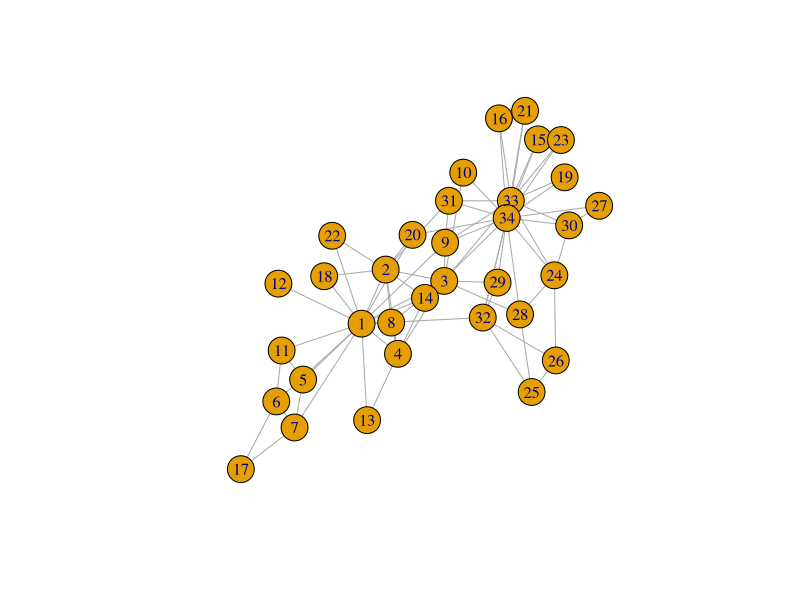
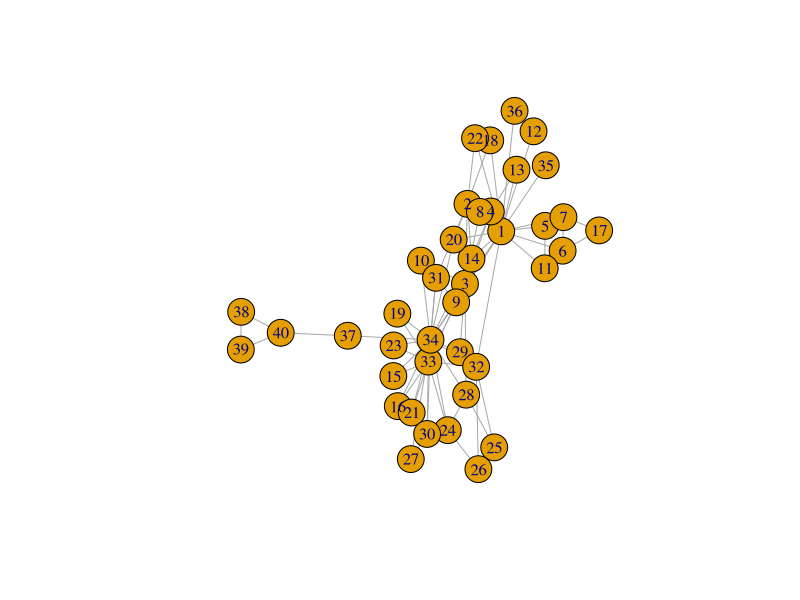
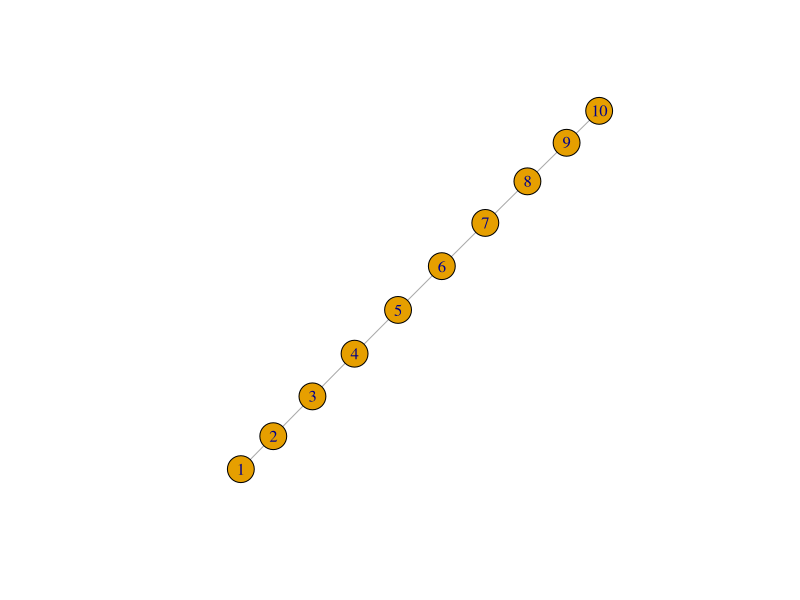
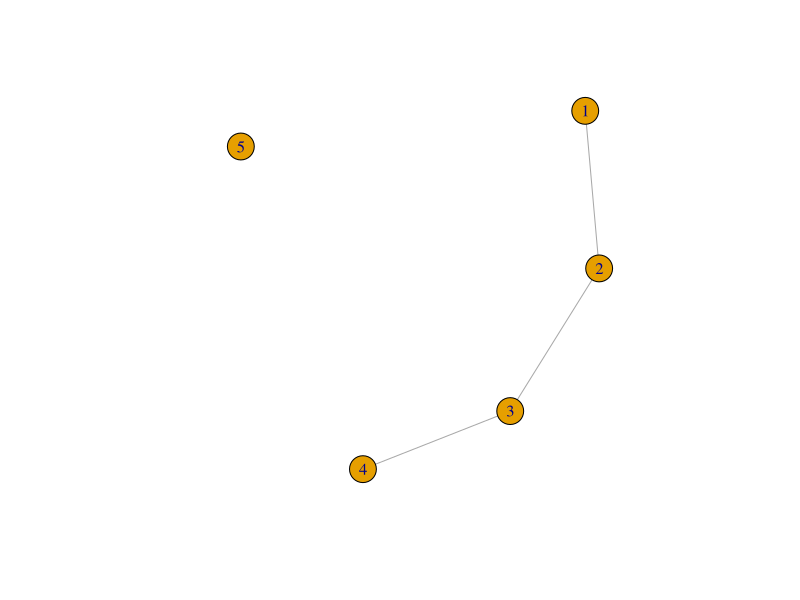
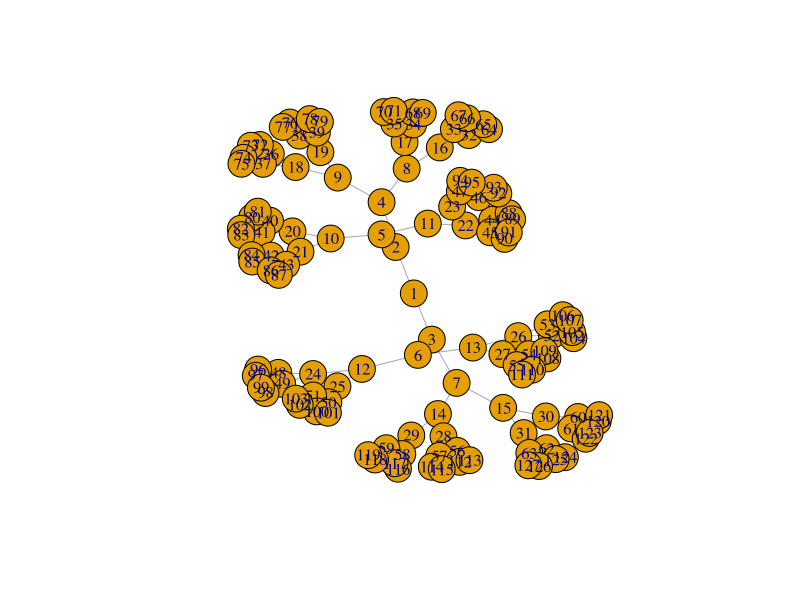
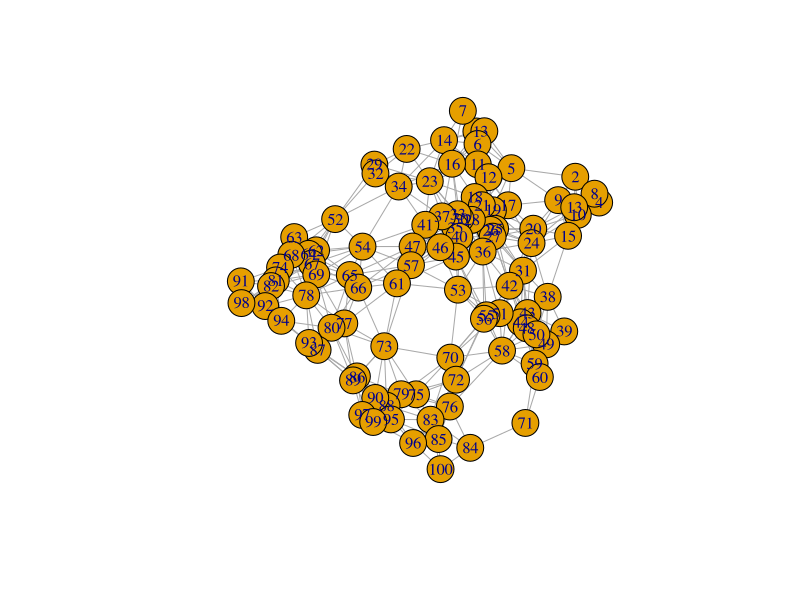
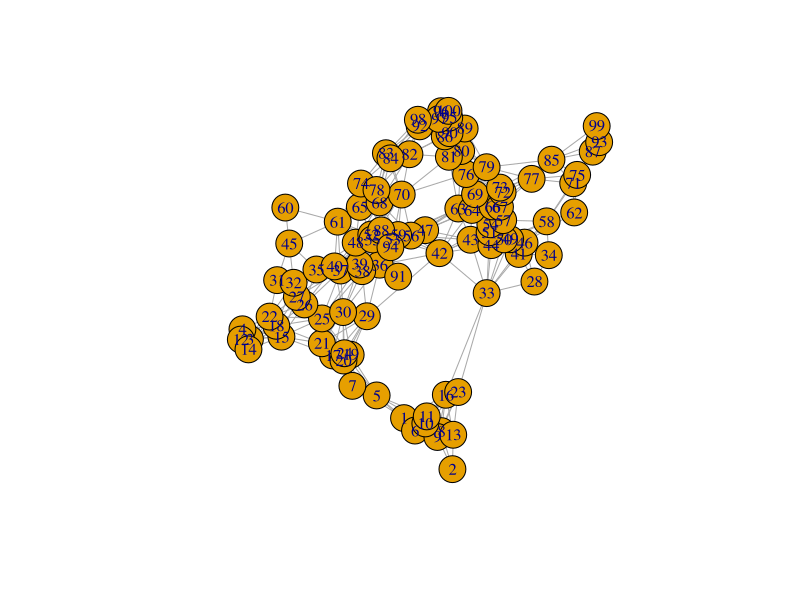
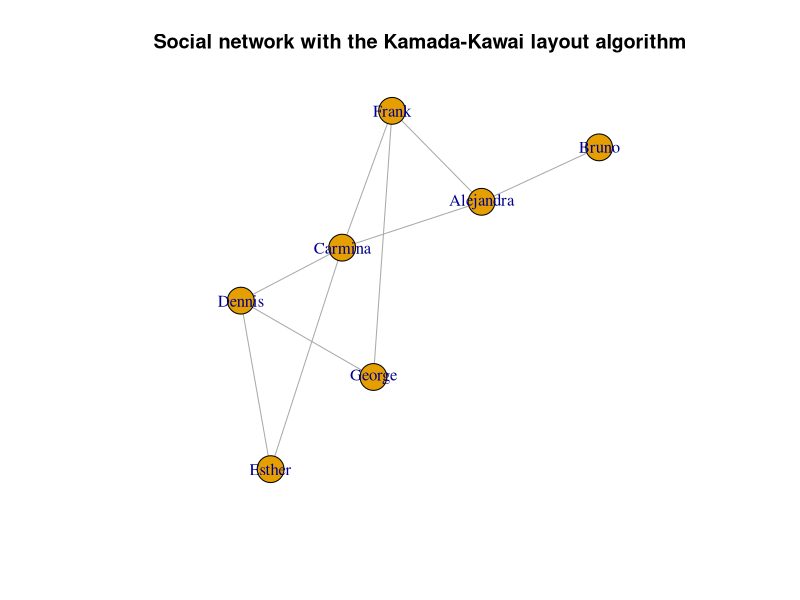

These figures' R source, in order:
## ---- chunk 1
# install.packages("igraph")
library(igraph)
## ---- chunk 2
g <- make_empty_graph()
## ---- chunk 3
g <- make_graph(edges = c(1,2, 1,5), n=10, directed = FALSE)
## ---- chunk 4
g
## ---- chunk 5
summary(g)
## ---- chunk 6
g <- make_graph('Zachary')
## ---- chunk 7
plot(g)
## ---- chunk 8
g <- add_vertices(g, 3)
## ---- chunk 9
g <- add_edges(g, edges = c(1,35, 1,36, 34,37))
## ---- chunk 10
g <- g %>% add_edges(edges=c(1,34)) %>% add_vertices(3) %>%
     add_edges(edges=c(38,39, 39,40, 40,38, 40,37))
g

plot(g)
## ---- chunk 11
get.edge.ids(g, c(1,34))
## ---- chunk 12
g <- delete_edges(g, 82)
## ---- chunk 13
g <- make_ring(10) %>% delete_edges("10|1")
plot(g)
## ---- chunk 14
g <- make_ring(5)
g <- delete_edges(g, get.edge.ids(g, c(1,5, 4,5)))
plot(g)
## ---- chunk 15
graph1 <- make_tree(127, 2, mode = "undirected")
summary(graph1)
plot(graph1)
## ---- chunk 16
graph2 <- make_tree(127, 2, mode = "undirected")
## ---- chunk 17
identical_graphs(graph1,graph2)
## ---- chunk 18
graph1 <- sample_grg(100, 0.2)
summary(graph1)
plot(graph1)
## ---- chunk 19
graph2 <- sample_grg(100, 0.2)
identical_graphs(graph1, graph2)
plot(graph2)
## ---- chunk 20
isomorphic(graph1, graph2)
## ---- chunk 21
g <- make_graph(~ Alice-Bob:Claire:Frank, Claire-Alice:Dennis:Frank:Esther,
                George-Dennis:Frank, Dennis-Esther)
## ---- chunk 22
V(g)$age <- c(25, 31, 18, 23, 47, 22, 50) 
V(g)$gender <- c("f", "m", "f", "m", "m", "f", "m")
E(g)$is_formal <- c(FALSE, FALSE, TRUE, TRUE, TRUE, FALSE, TRUE, FALSE, FALSE)
summary(g)
## ---- chunk 23
E(g)$is_formal
E(g)$is_formal[1] <- TRUE
E(g)$is_formal
## ---- chunk 24
g$date <- c("2022-02-11")
graph_attr(g, "date")
## ---- chunk 25
match(c("George"), V(g)$name)
## ---- chunk 26
V(g)$name[1:3] <- c("Alejandra", "Bruno", "Carmina")
V(g)
## ---- chunk 27
g <- delete_vertex_attr(g, "gender")
V(g)$gender
## ---- chunk 28
degree(g)
## ---- chunk 29
degree(g, 7)
## ---- chunk 30
degree(g, v=c(3,4,5))
## ---- chunk 31
degree(g, v=c("Carmina", "Frank", "Dennis"))
## ---- chunk 32
degree(g, "Bruno")
## ---- chunk 33
edge_betweenness(g)
## ---- chunk 34
ebs <- edge_betweenness(g)
as_edgelist(g)[ebs == max(ebs), ]
## ---- chunk 35
which.max(degree(g))
## ---- chunk 36
graph <- graph.full(n=10)
only_odd_vertices <- which(V(graph)%%2==1)
length(only_odd_vertices)
## ---- chunk 37
seq <- V(graph)[2, 3, 7]
seq
## ---- chunk 38
seq <- seq[1, 3]    # filtering an existing vertex set
seq
## ---- chunk 39
V(g)[age < 30]$name
## ---- chunk 40
`%notin%` <- Negate(`%in%`)
## ---- chunk 41
V(g)$degree <- c("A", "B", "B+", "A+", "C", "A", "B")
V(g)$degree[degree(g) == 3]
## ---- chunk 42
V(g)$name[degree(g) == 3]
## ---- chunk 43
E(g)[.from(3)]
## ---- chunk 44
E(g)[.from("Carmina")]
## ---- chunk 45
E(g) [ 3:5 %--% 5:6 ]
## ---- chunk 46
V(g)$gender <- c("f", "m", "f", "m", "m", "f", "m")
## ---- chunk 47
men <- V(g)[gender == "m"]$name
men
## ---- chunk 48
women <- V(g)[gender == "f"]$name
women
## ---- chunk 49
E(g)[men %--% women]
## ---- chunk 50
get.adjacency(g)
## ---- chunk 51
layout <- layout_with_kk(g)
## ---- chunk 52
layout <- layout_as_tree(g, root = 2)
## ---- chunk 53
layout <- layout_with_kk(g)
## ---- chunk 54
plot(g, layout = layout, main = "Social network with the Kamada-Kawai layout algorithm")
## ---- chunk 55
plot(g, layout = layout_with_fr,
     main = "Social network with the Fruchterman-Reingold layout algorithm")
## ---- chunk 56
V(g)$color <- ifelse(V(g)$gender == "m", "yellow", "red")
plot(g, layout = layout, vertex.label.dist = 3.5,
     main = "Social network - with genders as colors")
## ---- chunk 57
plot(g, layout=layout, vertex.label.dist=3.5, vertex.color=as.factor(V(g)$gender))
## ---- chunk 58
plot(g, layout=layout, vertex.label.dist=3.5, vertex.size=20,
     vertex.color=ifelse(V(g)$gender == "m", "yellow", "red"),
     edge.width=ifelse(E(g)$is_formal, 5, 1))
## ---- chunk 59
library(readxl)

people<-read_xlsx("Networks.xlsx", sheet = "People")
relations<-read_xlsx("Networks.xlsx", sheet ="Relations")

g <- graph_from_data_frame(relations, directed=FALSE, vertices=people)


plot(g)

## ---- chunk 60

suppressMessages(library(dplyr))

BCB<-people%>%
  filter(BCB520 == "TRUE")%>%
  select(name, BCB520)

edgelist<- combn(BCB$name, 2)
edgelist_df <- as.data.frame(t(edgelist))
colnames(edgelist_df) <- c("from", "to")
edgelist_df$BCB520<-"TRUE"
edgelist_df$Advisor<-"FALSE"

relations$BCB520 <- "FALSE"

relations3<-rbind(relations, edgelist_df)

g <- graph_from_data_frame(relations3, directed=FALSE, vertices=people)


plot(g,  layout = layout_with_fr, main = "The Original Graph")


## ---- chunk 61
#Improved Graph

suppressMessages(library(dplyr))

suppressWarnings({
  
  
BCB<-people%>%
  filter(BCB520 == "TRUE")%>%
  select(name, BCB520)

edgelist<- combn(BCB$name, 2)
edgelist_df <- as.data.frame(t(edgelist))
colnames(edgelist_df) <- c("from", "to")
edgelist_df$BCB520<-"TRUE"
edgelist_df$Advisor<-"FALSE"

relations$BCB520 <- "FALSE"

relations3<-rbind(relations, edgelist_df)

g <- graph_from_data_frame(relations3, directed=FALSE, vertices=people)



#colors
department_colors <- c("green", "violet", "orange", "turquoise", "gold", "salmon")

V(g)$color <- department_colors[match(V(g)$department, unique(V(g)$department))]

#Labels
#Order: Barrie, Konrad, Ed, Robyn, Scott, Heidi, Lucas, Yaotian, Ymin, Jian, Geraline
offsets <- matrix(c(-2.1, -3.3, 3, 2.2, -2.7, 3.7, 3.9, 4.3, 3.2, -2.5, 2.5), ncol = 2, byrow = TRUE)
angles <- matrix(c(-pi/2.2, -pi/5, 0, pi/2, pi/2, 0, pi/7, 0, pi/6, -pi/2, -pi/2), ncol = 2, byrow = TRUE, )

V(g)$label.color <- "darkblue"  # Set vertex label color to black
V(g)$label.font <- 4         # Set vertex label font to bold


plot(g,  layout = layout_with_kk, rescale = TRUE,
     vertex.label.dist = offsets, 
     vertex.label.degree = angles,
     vertex.size = 15,
     edge.color = ifelse(E(g)$Advisor == TRUE, "brown", "pink"),
     edge.width = ifelse(E(g)$Advisor == TRUE, 4, 2),
     main = "The Improved Graph")

# Create legend using the same colors
legend("bottomleft", legend = unique(people$department), fill = department_colors, title = "Department")

})
